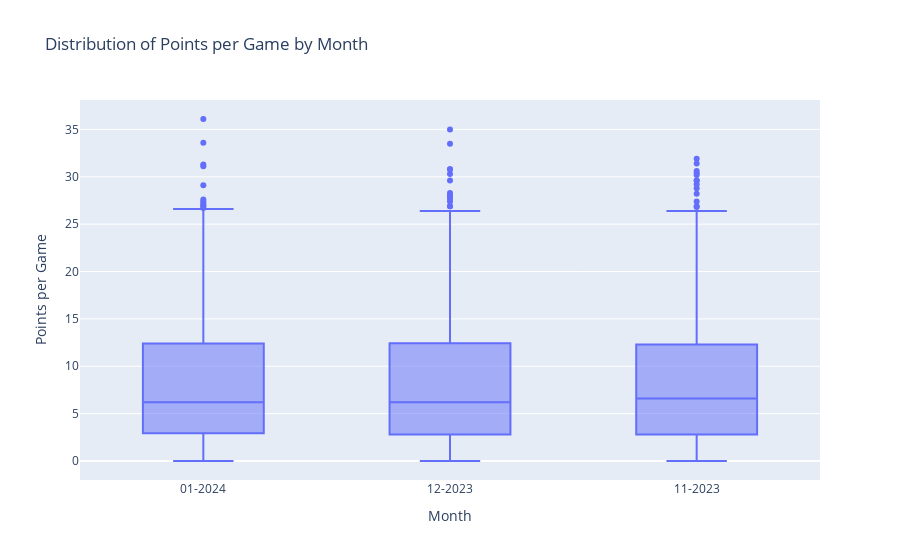

The notebook cell this image was saved under:
### Code cell
fig = px.box(df, x='Month', y='PTS',
             hover_data=['Player'],
             labels={
                 'Month': 'Month',
                 'PTS': 'Points per Game'
             },
             title='Distribution of Points per Game by Month')

fig.show()

### Figure 1 — Plotly figure (JSON) as saved in the notebook; plotly's stock layout.template omitted (floating-point values rounded to 4 significant figures; data arrays with more than 128 entries replaced by an {"elided": "..."} marker saying what was removed)
{"data": [{"alignmentgroup": "True", "customdata": {"elided": "1588x1 str values"}, "hovertemplate": "Month=%{x}<br>Points per Game=%{y}<br>Player=%{customdata[0]}<extra></extra>", "legendgroup": "", "marker": {"color": "#636efa"}, "name": "", "notched": false, "offsetgroup": "", "orientation": "v", "showlegend": false, "type": "box", "x": {"elided": "1588 str values"}, "x0": " ", "xaxis": "x", "y": {"elided": "1588 float values"}, "y0": " ", "yaxis": "y"}], "layout": {"boxmode": "group", "legend": {"tracegroupgap": 0}, "title": {"text": "Distribution of Points per Game by Month"}, "xaxis": {"anchor": "y", "domain": [0, 1], "title": {"text": "Month"}}, "yaxis": {"anchor": "x", "domain": [0, 1], "title": {"text": "Points per Game"}}}}
